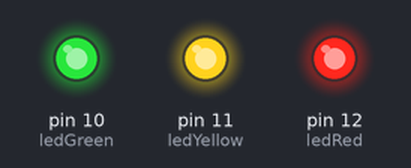
A sketch run on a simulated Arduino Uno, built with avr-gcc and run on an emulated ATmega328P. On the bench: output pins drawn as LEDs (lit = HIGH).

Above: at 0.5 s.
At 1.5 s:
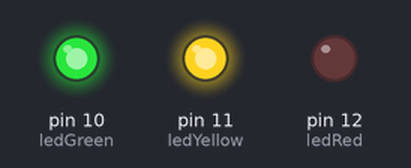
At 2.5 s:
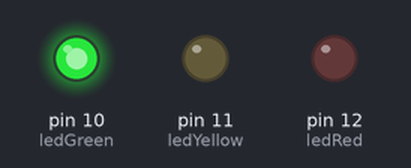
At 3.5 s:
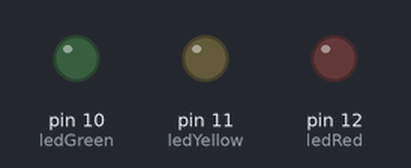
Timing chart, 0 to 5.2 s (numbered marks = the images above):
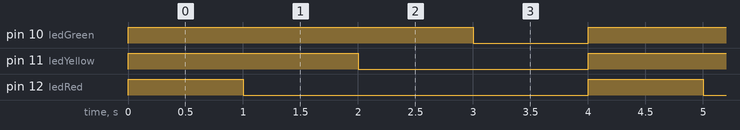

Measured:
- by itself, pin 10 (ledGreen): alternates HIGH for 3.0 s and LOW for 1.0 s
- by itself, pin 11 (ledYellow): alternates HIGH for 2.0 s and LOW for 2.0 s
- by itself, pin 12 (ledRed): alternates HIGH for 1.0 s and LOW for 3.0 s

The sketch:

semaforo_teste1.ino
```cpp
int ledRed = 12;
int ledYellow = 11;
int ledGreen = 10;
int delayPeriod = 1000;

void setup() {
  // put your setup code here, to run once:
  pinMode(ledRed, OUTPUT);
  pinMode(ledYellow, OUTPUT);
  pinMode(ledGreen, OUTPUT);

  digitalWrite(ledRed, LOW);
  digitalWrite(ledYellow, LOW);
  digitalWrite(ledGreen, LOW);
}

void loop() {
  digitalWrite(ledRed, HIGH);
  digitalWrite(ledYellow, HIGH);
  digitalWrite(ledGreen, HIGH);

  delay(delayPeriod);
  digitalWrite(ledRed, LOW);

  delay(delayPeriod);
  digitalWrite(ledYellow, LOW);

  delay(delayPeriod);
  digitalWrite(ledGreen, LOW);

  delay(delayPeriod);
}
```
